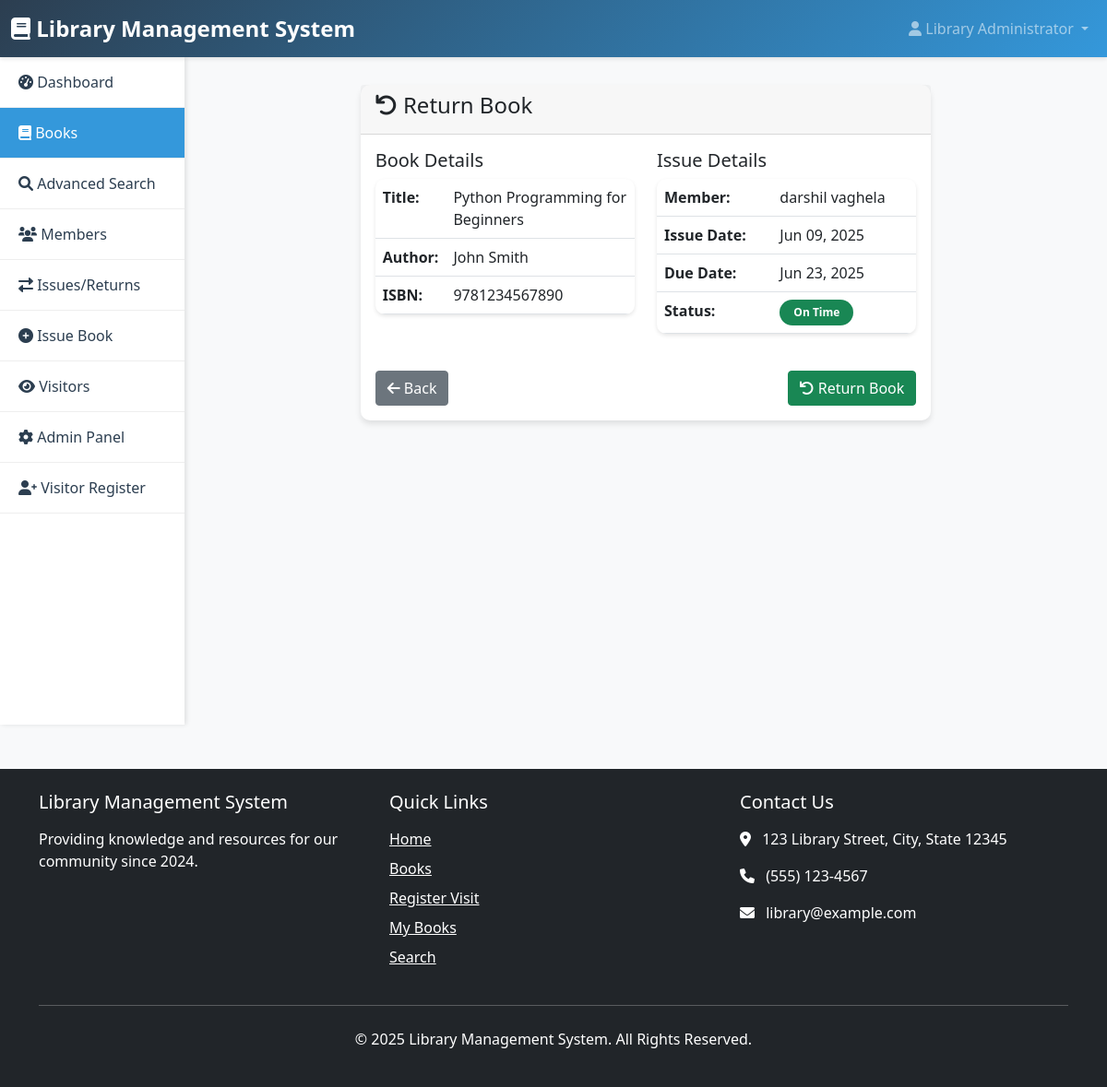
/return/2/ (signed in), run on the app's committed database.
### library/models.py (models this page shows, shortened)
class BookIssue(models.Model):
    book = models.ForeignKey(Book, on_delete=models.CASCADE)
    member = models.ForeignKey(Member, on_delete=models.CASCADE)
    issue_date = models.DateTimeField(auto_now_add=True)
    due_date = models.DateTimeField()
    return_date = models.DateTimeField(null=True, blank=True)
    fine_amount = models.DecimalField(max_digits=10, decimal_places=2, default=0.00)
    is_returned = models.BooleanField(default=False)
    issued_by = models.ForeignKey(User, on_delete=models.CASCADE, related_name='issued_books')
    returned_by = models.ForeignKey(User, on_delete=models.CASCADE, related_name='returned_books', null=True, blank=True)
    @property
    def is_overdue(self):
        if not self.is_returned and timezone.now() > self.due_date:
            return True
        return False

class Book(models.Model):
    title = models.CharField(max_length=200)
    author = models.CharField(max_length=200)
    isbn = models.CharField(max_length=13, unique=True)
    category = models.ForeignKey(Category, on_delete=models.CASCADE)
    total_copies = models.PositiveIntegerField(default=1)
    available_copies = models.PositiveIntegerField(default=1)
    publication_date = models.DateField()
    publisher = models.CharField(max_length=200)
    description = models.TextField(blank=True)
    book_image = models.ImageField(upload_to='book_images/', blank=True, null=True)
    added_date = models.DateTimeField(auto_now_add=True)
    updated_date = models.DateTimeField(auto_now=True)

class Member(models.Model):
    MEMBER_TYPES = [
        ('student', 'Student'),
        ('faculty', 'Faculty'),
        ('staff', 'Staff'),
    ]
    user = models.OneToOneField(User, on_delete=models.CASCADE)
    member_id = models.CharField(max_length=20, unique=True)
    phone = models.CharField(max_length=15)
    address = models.TextField()
    member_type = models.CharField(max_length=10, choices=MEMBER_TYPES, default='student')
    department = models.CharField(max_length=100)
    enrollment_number = models.CharField(max_length=20, blank=True)
    date_joined = models.DateTimeField(auto_now_add=True)
    is_active = models.BooleanField(default=True)

### library/views.py (the view, shortened to what this page needs)
# urls.py: path('return/<int:pk>/', views.return_book, name='return_book'),
@login_required
@user_passes_test(is_admin_or_librarian)
def return_book(request, pk):
    book_issue = get_object_or_404(BookIssue, pk=pk, is_returned=False)
    return render(request, 'library/return_book.html', {'book_issue': book_issue})

### library/views.py (called while the page is built)
def is_admin_or_librarian(user):
    return user.is_superuser or user.groups.filter(name='Librarian').exists()

### templates/library/return_book.html (shortened to what this page needs)
{% extends 'base.html' %}
{% block content %}
<div class="row justify-content-center">
    <div class="col-md-8">
        <div class="card">
            <div class="card-header">
                <h4><i class="fas fa-undo"></i> Return Book</h4>
            </div>
            <div class="card-body">
                <div class="row">
                    <div class="col-md-6">
                        <h5>Book Details</h5>
                        <table class="table">
                            <tr>
                                <th>Title:</th>
                                <td>{{ book_issue.book.title }}</td>
                            </tr>
                            <tr>
                                <th>Author:</th>
                                <td>{{ book_issue.book.author }}</td>
                            </tr>
                            <tr>
                                <th>ISBN:</th>
                                <td>{{ book_issue.book.isbn }}</td>
                            </tr>
                        </table>
                    </div>
                    <div class="col-md-6">
                        <h5>Issue Details</h5>
                        <table class="table">
                            <tr>
                                <th>Member:</th>
                                <td>{{ book_issue.member.user.get_full_name }}</td>
                            </tr>
                            <tr>
                                <th>Issue Date:</th>
                                <td>{{ book_issue.issue_date|date:"M d, Y" }}</td>
                            </tr>
                            <tr>
                                <th>Due Date:</th>
                                <td>{{ book_issue.due_date|date:"M d, Y" }}</td>
                            </tr>
                            <tr>
                                <th>Status:</th>
                                <td>
                                    {% if book_issue.is_overdue %}
                                        <span class="badge bg-danger">Overdue ({{ book_issue.days_overdue }} days)</span>
                                    {% else %}
                                        <span class="badge bg-success">On Time</span>
                                    {% endif %}
                                </td>
                            </tr>
                        </table>
                    </div>
                </div>
                <div class="d-flex justify-content-between mt-4">
                    <a href="{% url 'issue_list' %}" class="btn btn-secondary">
                        <i class="fas fa-arrow-left"></i> Back
                    </a>
                    <form method="post" class="d-inline">
                        <button type="submit" class="btn btn-success">
                            <i class="fas fa-undo"></i> Return Book
                        </button>
                    </form>
                </div>
            </div>
        </div>
    </div>
</div>
{% endblock %}

### templates/base.html (shortened to what this page needs)
<!DOCTYPE html>
<html lang="en">
<head>
    <link href="https://cdn.jsdelivr.net/npm/bootstrap@5.1.3/dist/css/bootstrap.min.css" rel="stylesheet">
    <link href="https://cdnjs.cloudflare.com/ajax/libs/font-awesome/6.0.0/css/all.min.css" rel="stylesheet">
</head>
<body>
    <nav class="navbar navbar-expand-lg navbar-dark">
        <div class="container-fluid">
            <a class="navbar-brand" href="{% if user.is_authenticated %}{% url 'dashboard' %}{% else %}{% url 'home' %}{% endif %}">
                <i class="fas fa-book"></i> Library Management System
            </a>
            <div class="collapse navbar-collapse" id="navbarNav">
                <ul class="navbar-nav ms-auto">
                    {% if user.is_authenticated %}
                        <li class="nav-item dropdown">
                            <a class="nav-link dropdown-toggle" href="#" id="navbarDropdown" role="button" data-bs-toggle="dropdown">
                                <i class="fas fa-user"></i> {{ user.get_full_name|default:user.username }}
                            </a>
                        </li>
                    {% endif %}
                </ul>
            </div>
        </div>
    </nav>
    <div class="container-fluid">
        <div class="row">
            {% if user.is_authenticated %}
            <div class="col-md-3 col-lg-2 sidebar">
                <nav class="nav flex-column">
                    <a class="nav-link {% if request.resolver_match.url_name == 'dashboard' %}active{% endif %}" href="{% url 'dashboard' %}">
                        <i class="fas fa-tachometer-alt"></i> Dashboard
                    </a>
                    <a class="nav-link {% if 'book' in request.resolver_match.url_name %}active{% endif %}" href="{% url 'book_list' %}">
                        <i class="fas fa-book"></i> Books
                    </a>
                    <a class="nav-link {% if request.resolver_match.url_name == 'search' %}active{% endif %}" href="{% url 'search' %}">
                        <i class="fas fa-search"></i> Advanced Search
                    </a>
                    {% if user.is_superuser or user.groups.all %}
                        <a class="nav-link {% if 'member' in request.resolver_match.url_name %}active{% endif %}" href="{% url 'member_list' %}">
                            <i class="fas fa-users"></i> Members
                        </a>
                        <a class="nav-link {% if 'issue' in request.resolver_match.url_name %}active{% endif %}" href="{% url 'issue_list' %}">
                            <i class="fas fa-exchange-alt"></i> Issues/Returns
                        </a>
                        <a class="nav-link" href="{% url 'issue_book' %}">
                            <i class="fas fa-plus-circle"></i> Issue Book
                        </a>
                    {% endif %}
                    {% if user.is_superuser %}
                        <a class="nav-link {% if 'visitor' in request.resolver_match.url_name %}active{% endif %}" href="{% url 'visitor_list' %}">
                            <i class="fas fa-eye"></i> Visitors
                        </a>
                        <a class="nav-link" href="/admin/">
                            <i class="fas fa-cog"></i> Admin Panel
                        </a>
                    {% endif %}
                    <a class="nav-link" href="{% url 'visitor_register' %}">
                        <i class="fas fa-user-plus"></i> Visitor Register
                    </a>
                </nav>
            </div>
            {% endif %}
            <div class="{% if user.is_authenticated %}col-md-9 col-lg-10{% else %}col-12{% endif %} main-content">
                {% block content %}{% endblock %}
            </div>
        </div>
    </div>
    <footer class="mt-5 py-4 bg-dark text-white">
        <div class="container">
            <div class="row">
                <div class="col-md-4 mb-4 mb-md-0">
                    <h5 class="mb-3">Library Management System</h5>
                    <p>Providing knowledge and resources for our community since 2024.</p>
                </div>
                <div class="col-md-4 mb-4 mb-md-0">
                    <h5 class="mb-3">Quick Links</h5>
                    <ul class="list-unstyled">
                        <li class="mb-2"><a href="{% url 'home' %}" class="text-white">Home</a></li>
                        <li class="mb-2"><a href="{% url 'book_list' %}" class="text-white">Books</a></li>
                        <li class="mb-2"><a href="{% url 'visitor_register' %}" class="text-white">Register Visit</a></li>
                        {% if user.is_authenticated %}
                            <li class="mb-2"><a href="{% url 'my_books' %}" class="text-white">My Books</a></li>
                            <li class="mb-2"><a href="{% url 'search' %}" class="text-white">Search</a></li>
                        {% else %}
                            <li class="mb-2"><a href="{% url 'login' %}" class="text-white">Login</a></li>
                            <li class="mb-2"><a href="{% url 'register' %}" class="text-white">Register</a></li>
                        {% endif %}
                    </ul>
                </div>
                <div class="col-md-4">
                    <h5 class="mb-3">Contact Us</h5>
                    <address>
                        <p><i class="fas fa-map-marker-alt me-2"></i> 123 Library Street, City, State 12345</p>
                        <p><i class="fas fa-phone me-2"></i> (555) 123-4567</p>
                        <p><i class="fas fa-envelope me-2"></i> library@example.com</p>
                    </address>
                </div>
            </div>
            <hr class="my-4">
            <div class="text-center">
                <p>&copy; {% now "Y" %} Library Management System. All Rights Reserved.</p>
            </div>
        </div>
    </footer>
</body>
</html>

### templates/base.html (style rules this page uses)
:root { --primary-color: #2c3e50; --secondary-color: #3498db; --success-color: #27ae60; --warning-color: #f39c12; --danger-color: #e74c3c; }
body { background-color: #f8f9fa; font-family: 'Segoe UI', Tahoma, Geneva, Verdana, sans-serif; }
.navbar { background: linear-gradient(135deg, var(--primary-color), var(--secondary-color)); box-shadow: 0 2px 4px rgba(0,0,0,0.1); }
.navbar-brand { font-weight: bold; font-size: 1.5rem; }
.sidebar { background: white; min-height: calc(100vh - 76px); box-shadow: 2px 0 5px rgba(0,0,0,0.1); padding: 0; }
.sidebar .nav-link { color: var(--primary-color); padding: 15px 20px; border-bottom: 1px solid #eee; transition: all 0.3s ease; }
.sidebar .nav-link.active { background-color: var(--secondary-color); color: white; }
.main-content { padding: 30px; }
.card { border: none; border-radius: 10px; box-shadow: 0 4px 6px rgba(0,0,0,0.1); transition: transform 0.3s ease; }
.table { background: white; border-radius: 10px; overflow: hidden; box-shadow: 0 2px 4px rgba(0,0,0,0.1); }
.badge { border-radius: 20px; padding: 8px 15px; }

### data on the page
BookIssue: book "Python Programming for Beginners", book.author "John Smith", book.isbn "9781234567890", member.user.get_full_name "darshil vaghela", issue_date "Jun 09, 2025", due_date "Jun 23, 2025"

### other printed values
{{ user.get_full_name|default:user.username }} "Library Administrator"
